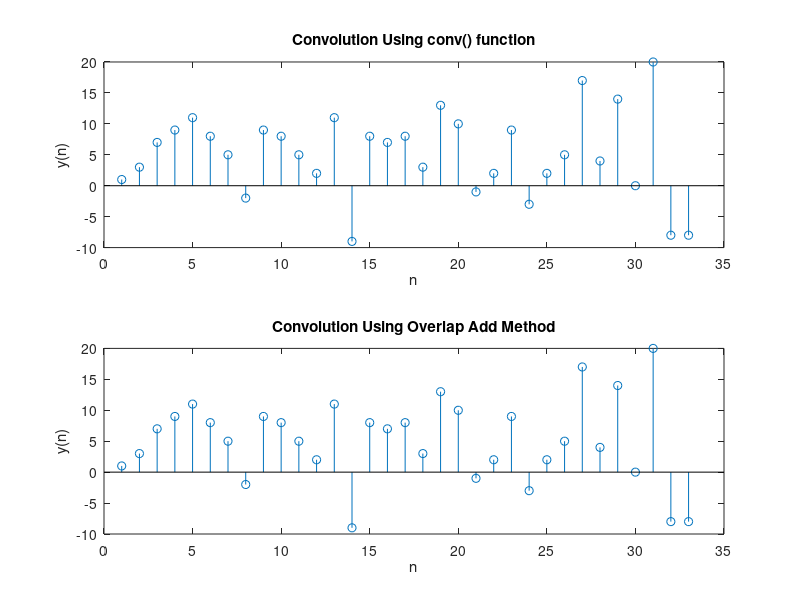

MATLAB code for this plot:
close All
clear All
clc
x=[1,2,3,4,5,1,2,4,3,1,6,0,1,2,4,1,3,6,3,1,4,2,1,0,4,3,6,0,8,4]
h=[1 1 2 -2];
L=5;
N1=length(x);
M=length(h);
lc=conv(x,h);
x=[x zeros(1,mod(-N1,L))];
N2=length(x);
h=[h zeros(1,L-1)];
H=fft(h,L+M-1);
S=N2/L;
index=1:L;
X=[zeros(M-1)];
for stage=1:S
    xm=[x(index) zeros(1,M-1)];		
    X1=fft(xm,L+M-1);
    Y=X1.*H;
    Y=ifft(Y);
    Z=X((length(X)-M+2):length(X))+Y(1:M-1);	
    X=[X(1:(stage-1)*L) Z Y(M:M+L-1)];
    index=stage*L+1:(stage+1)*L;
end
i=1:N1+M-1;
X=X(i);
similarity=corrcoef(X,lc)		
figure()
subplot(2,1,1)
stem(lc);
title('Convolution Using conv() function')
xlabel('n');
ylabel('y(n)');
subplot(2,1,2)
stem(X);
title('Convolution Using Overlap Add Method')
xlabel('n');
ylabel('y(n)');